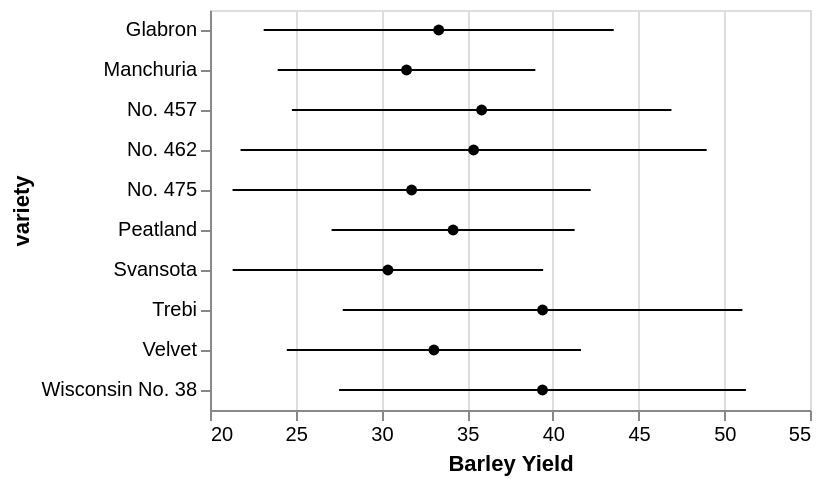

The Vega-Lite source for this figure:
### Vega-Lite specification from a JSON file in a GitHub repository (floating-point values rounded to 4 significant figures)
{"$schema": "https://vega.github.io/schema/vega-lite/v4.json", "data": {"values": [{"yield": 27, "variety": "Manchuria", "year": 1931, "site": "University Farm"}, {"yield": 48.87, "variety": "Manchuria", "year": 1931, "site": "Waseca"}, {"yield": 27.43, "variety": "Manchuria", "year": 1931, "site": "Morris"}, {"yield": 39.93, "variety": "Manchuria", "year": 1931, "site": "Crookston"}, {"yield": 32.97, "variety": "Manchuria", "year": 1931, "site": "Grand Rapids"}, {"yield": 28.97, "variety": "Manchuria", "year": 1931, "site": "Duluth"}, {"yield": 43.07, "variety": "Glabron", "year": 1931, "site": "University Farm"}, {"yield": 55.2, "variety": "Glabron", "year": 1931, "site": "Waseca"}, {"yield": 28.77, "variety": "Glabron", "year": 1931, "site": "Morris"}, {"yield": 38.13, "variety": "Glabron", "year": 1931, "site": "Crookston"}, {"yield": 29.13, "variety": "Glabron", "year": 1931, "site": "Grand Rapids"}, {"yield": 29.67, "variety": "Glabron", "year": 1931, "site": "Duluth"}, {"yield": 35.13, "variety": "Svansota", "year": 1931, "site": "University Farm"}, {"yield": 47.33, "variety": "Svansota", "year": 1931, "site": "Waseca"}, {"yield": 25.77, "variety": "Svansota", "year": 1931, "site": "Morris"}, {"yield": 40.47, "variety": "Svansota", "year": 1931, "site": "Crookston"}, {"yield": 29.67, "variety": "Svansota", "year": 1931, "site": "Grand Rapids"}, {"yield": 25.7, "variety": "Svansota", "year": 1931, "site": "Duluth"}, {"yield": 39.9, "variety": "Velvet", "year": 1931, "site": "University Farm"}, {"yield": 50.23, "variety": "Velvet", "year": 1931, "site": "Waseca"}, {"yield": 26.13, "variety": "Velvet", "year": 1931, "site": "Morris"}, {"yield": 41.33, "variety": "Velvet", "year": 1931, "site": "Crookston"}, {"yield": 23.03, "variety": "Velvet", "year": 1931, "site": "Grand Rapids"}, {"yield": 26.3, "variety": "Velvet", "year": 1931, "site": "Duluth"}, {"yield": 36.57, "variety": "Trebi", "year": 1931, "site": "University Farm"}, {"yield": 63.83, "variety": "Trebi", "year": 1931, "site": "Waseca"}, {"yield": 43.77, "variety": "Trebi", "year": 1931, "site": "Morris"}, {"yield": 46.93, "variety": "Trebi", "year": 1931, "site": "Crookston"}, {"yield": 29.77, "variety": "Trebi", "year": 1931, "site": "Grand Rapids"}, {"yield": 33.93, "variety": "Trebi", "year": 1931, "site": "Duluth"}, {"yield": 43.27, "variety": "No. 457", "year": 1931, "site": "University Farm"}, {"yield": 58.1, "variety": "No. 457", "year": 1931, "site": "Waseca"}, {"yield": 28.7, "variety": "No. 457", "year": 1931, "site": "Morris"}, {"yield": 45.67, "variety": "No. 457", "year": 1931, "site": "Crookston"}, {"yield": 32.17, "variety": "No. 457", "year": 1931, "site": "Grand Rapids"}, {"yield": 33.6, "variety": "No. 457", "year": 1931, "site": "Duluth"}, {"yield": 36.6, "variety": "No. 462", "year": 1931, "site": "University Farm"}, {"yield": 65.77, "variety": "No. 462", "year": 1931, "site": "Waseca"}, {"yield": 30.37, "variety": "No. 462", "year": 1931, "site": "Morris"}, {"yield": 48.57, "variety": "No. 462", "year": 1931, "site": "Crookston"}, {"yield": 24.93, "variety": "No. 462", "year": 1931, "site": "Grand Rapids"}, {"yield": 28.1, "variety": "No. 462", "year": 1931, "site": "Duluth"}, {"yield": 32.77, "variety": "Peatland", "year": 1931, "site": "University Farm"}, {"yield": 48.57, "variety": "Peatland", "year": 1931, "site": "Waseca"}, {"yield": 29.87, "variety": "Peatland", "year": 1931, "site": "Morris"}, {"yield": 41.6, "variety": "Peatland", "year": 1931, "site": "Crookston"}, {"yield": 34.7, "variety": "Peatland", "year": 1931, "site": "Grand Rapids"}, {"yield": 32, "variety": "Peatland", "year": 1931, "site": "Duluth"}, {"yield": 24.67, "variety": "No. 475", "year": 1931, "site": "University Farm"}, {"yield": 46.77, "variety": "No. 475", "year": 1931, "site": "Waseca"}, {"yield": 22.6, "variety": "No. 475", "year": 1931, "site": "Morris"}, {"yield": 44.1, "variety": "No. 475", "year": 1931, "site": "Crookston"}, {"yield": 19.7, "variety": "No. 475", "year": 1931, "site": "Grand Rapids"}, {"yield": 33.07, "variety": "No. 475", "year": 1931, "site": "Duluth"}, {"yield": 39.3, "variety": "Wisconsin No. 38", "year": 1931, "site": "University Farm"}, {"yield": 58.8, "variety": "Wisconsin No. 38", "year": 1931, "site": "Waseca"}, {"yield": 29.47, "variety": "Wisconsin No. 38", "year": 1931, "site": "Morris"}, {"yield": 49.87, "variety": "Wisconsin No. 38", "year": 1931, "site": "Crookston"}, {"yield": 34.47, "variety": "Wisconsin No. 38", "year": 1931, "site": "Grand Rapids"}, {"yield": 31.6, "variety": "Wisconsin No. 38", "year": 1931, "site": "Duluth"}, {"yield": 26.9, "variety": "Manchuria", "year": 1932, "site": "University Farm"}, {"yield": 33.47, "variety": "Manchuria", "year": 1932, "site": "Waseca"}, {"yield": 34.37, "variety": "Manchuria", "year": 1932, "site": "Morris"}, {"yield": 32.97, "variety": "Manchuria", "year": 1932, "site": "Crookston"}, {"yield": 22.13, "variety": "Manchuria", "year": 1932, "site": "Grand Rapids"}, {"yield": 22.57, "variety": "Manchuria", "year": 1932, "site": "Duluth"}, {"yield": 36.8, "variety": "Glabron", "year": 1932, "site": "University Farm"}, {"yield": 37.73, "variety": "Glabron", "year": 1932, "site": "Waseca"}, {"yield": 35.13, "variety": "Glabron", "year": 1932, "site": "Morris"}, {"yield": 26.17, "variety": "Glabron", "year": 1932, "site": "Crookston"}, {"yield": 14.43, "variety": "Glabron", "year": 1932, "site": "Grand Rapids"}, {"yield": 25.87, "variety": "Glabron", "year": 1932, "site": "Duluth"}, {"yield": 27.43, "variety": "Svansota", "year": 1932, "site": "University Farm"}, {"yield": 38.5, "variety": "Svansota", "year": 1932, "site": "Waseca"}, {"yield": 35.03, "variety": "Svansota", "year": 1932, "site": "Morris"}, {"yield": 20.63, "variety": "Svansota", "year": 1932, "site": "Crookston"}, {"yield": 16.63, "variety": "Svansota", "year": 1932, "site": "Grand Rapids"}, {"yield": 22.23, "variety": "Svansota", "year": 1932, "site": "Duluth"}, {"yield": 26.8, "variety": "Velvet", "year": 1932, "site": "University Farm"}, {"yield": 37.4, "variety": "Velvet", "year": 1932, "site": "Waseca"}, {"yield": 38.83, "variety": "Velvet", "year": 1932, "site": "Morris"}, {"yield": 32.07, "variety": "Velvet", "year": 1932, "site": "Crookston"}, {"yield": 32.23, "variety": "Velvet", "year": 1932, "site": "Grand Rapids"}, {"yield": 22.47, "variety": "Velvet", "year": 1932, "site": "Duluth"}, {"yield": 29.07, "variety": "Trebi", "year": 1932, "site": "University Farm"}, {"yield": 49.23, "variety": "Trebi", "year": 1932, "site": "Waseca"}, {"yield": 46.63, "variety": "Trebi", "year": 1932, "site": "Morris"}, {"yield": 41.83, "variety": "Trebi", "year": 1932, "site": "Crookston"}, {"yield": 20.63, "variety": "Trebi", "year": 1932, "site": "Grand Rapids"}, {"yield": 30.6, "variety": "Trebi", "year": 1932, "site": "Duluth"}, {"yield": 26.43, "variety": "No. 457", "year": 1932, "site": "University Farm"}, {"yield": 42.2, "variety": "No. 457", "year": 1932, "site": "Waseca"}, {"yield": 43.53, "variety": "No. 457", "year": 1932, "site": "Morris"}, {"yield": 34.33, "variety": "No. 457", "year": 1932, "site": "Crookston"}, {"yield": 19.47, "variety": "No. 457", "year": 1932, "site": "Grand Rapids"}, {"yield": 22.7, "variety": "No. 457", "year": 1932, "site": "Duluth"}, {"yield": 25.57, "variety": "No. 462", "year": 1932, "site": "University Farm"}, {"yield": 44.7, "variety": "No. 462", "year": 1932, "site": "Waseca"}, {"yield": 47, "variety": "No. 462", "year": 1932, "site": "Morris"}, {"yield": 30.53, "variety": "No. 462", "year": 1932, "site": "Crookston"}, {"yield": 19.9, "variety": "No. 462", "year": 1932, "site": "Grand Rapids"}, {"yield": 22.5, "variety": "No. 462", "year": 1932, "site": "Duluth"}, {"yield": 28.07, "variety": "Peatland", "year": 1932, "site": "University Farm"}, {"yield": 36.03, "variety": "Peatland", "year": 1932, "site": "Waseca"}, {"yield": 43.2, "variety": "Peatland", "year": 1932, "site": "Morris"}, {"yield": 25.23, "variety": "Peatland", "year": 1932, "site": "Crookston"}, {"yield": 26.77, "variety": "Peatland", "year": 1932, "site": "Grand Rapids"}, {"yield": 31.37, "variety": "Peatland", "year": 1932, "site": "Duluth"}, {"yield": 30, "variety": "No. 475", "year": 1932, "site": "University Farm"}, {"yield": 41.27, "variety": "No. 475", "year": 1932, "site": "Waseca"}, {"yield": 44.23, "variety": "No. 475", "year": 1932, "site": "Morris"}, {"yield": 32.13, "variety": "No. 475", "year": 1932, "site": "Crookston"}, {"yield": 15.23, "variety": "No. 475", "year": 1932, "site": "Grand Rapids"}, {"yield": 27.37, "variety": "No. 475", "year": 1932, "site": "Duluth"}, {"yield": 38, "variety": "Wisconsin No. 38", "year": 1932, "site": "University Farm"}, {"yield": 58.17, "variety": "Wisconsin No. 38", "year": 1932, "site": "Waseca"}, {"yield": 47.17, "variety": "Wisconsin No. 38", "year": 1932, "site": "Morris"}, {"yield": 35.9, "variety": "Wisconsin No. 38", "year": 1932, "site": "Crookston"}, {"yield": 20.67, "variety": "Wisconsin No. 38", "year": 1932, "site": "Grand Rapids"}, {"yield": 29.33, "variety": "Wisconsin No. 38", "year": 1932, "site": "Duluth"}]}, "encoding": {"y": {"field": "variety", "type": "ordinal"}}, "layer": [{"mark": {"type": "point", "filled": true}, "encoding": {"x": {"aggregate": "mean", "field": "yield", "type": "quantitative", "scale": {"zero": false}, "title": "Barley Yield"}, "color": {"value": "black"}}}, {"mark": {"type": "errorbar", "extent": "stdev"}, "encoding": {"x": {"field": "yield", "type": "quantitative", "title": "Barley Yield"}}}]}
